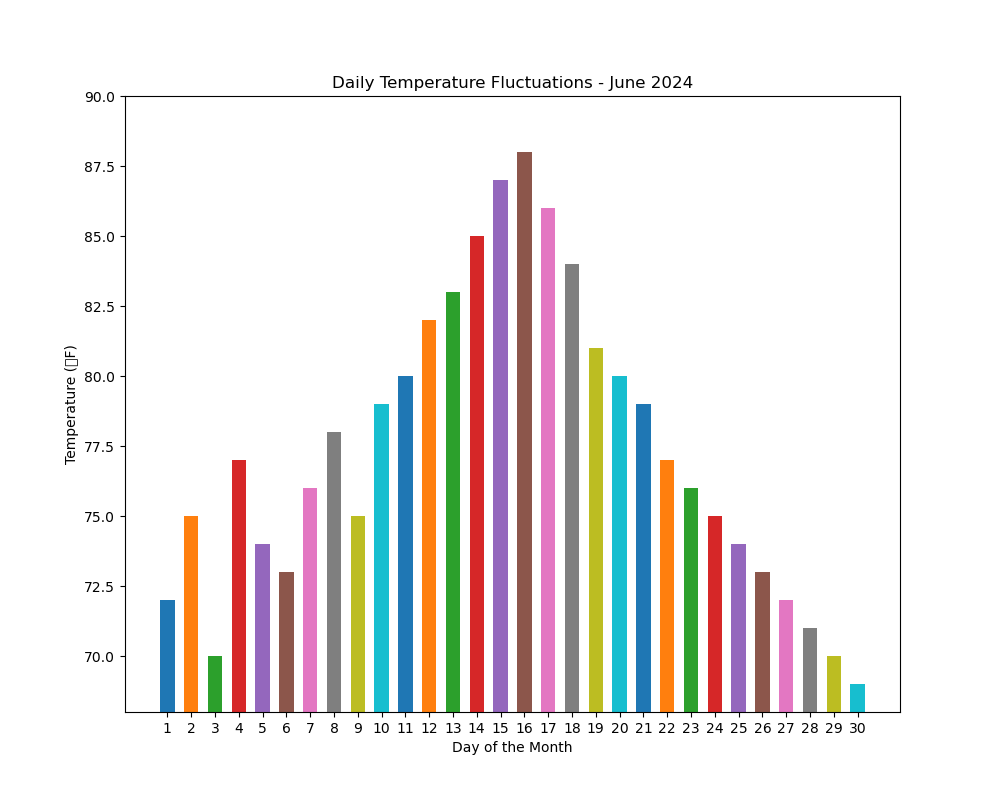

Here is the Python script that generated this plot:

import matplotlib.pyplot as plt

# Data
days = [str(day) for day in range(1, 31)]
temperatures = [72, 75, 70, 77, 74, 73, 76, 78, 75, 79, 80, 82, 83, 85, 87, 88, 86, 84, 81, 80, 79, 77, 76, 75, 74, 73, 72, 71, 70, 69]

# Creating the figure and specifying figure size
plt.figure(figsize=(10, 8))

# Creating the bar chart as a vertical chart
plt.bar(days, temperatures, width=0.6, color=['#1f77b4', '#ff7f0e', '#2ca02c', '#d62728', '#9467bd',
                                              '#8c564b', '#e377c2', '#7f7f7f', '#bcbd22', '#17becf',
                                              '#1f77b4', '#ff7f0e', '#2ca02c', '#d62728', '#9467bd',
                                              '#8c564b', '#e377c2', '#7f7f7f', '#bcbd22', '#17becf',
                                              '#1f77b4', '#ff7f0e', '#2ca02c', '#d62728', '#9467bd',
                                              '#8c564b', '#e377c2', '#7f7f7f', '#bcbd22', '#17becf', '#1f77b4'])

# Setting the y-axis limits to truncate the view
plt.ylim(68, 90)

# Adding labels and title
plt.xlabel('Day of the Month')
plt.ylabel('Temperature (°F)')
plt.title('Daily Temperature Fluctuations - June 2024')

# Show the plot
plt.show()
